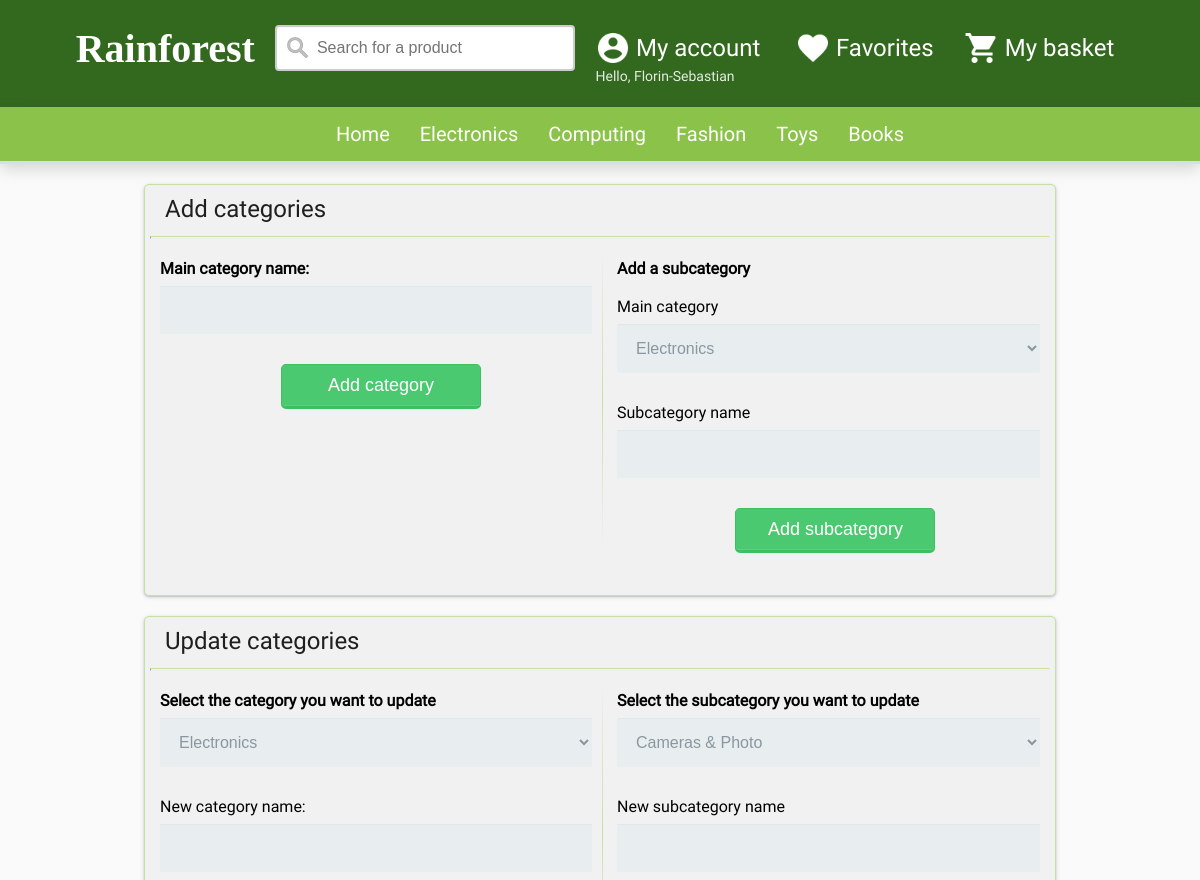
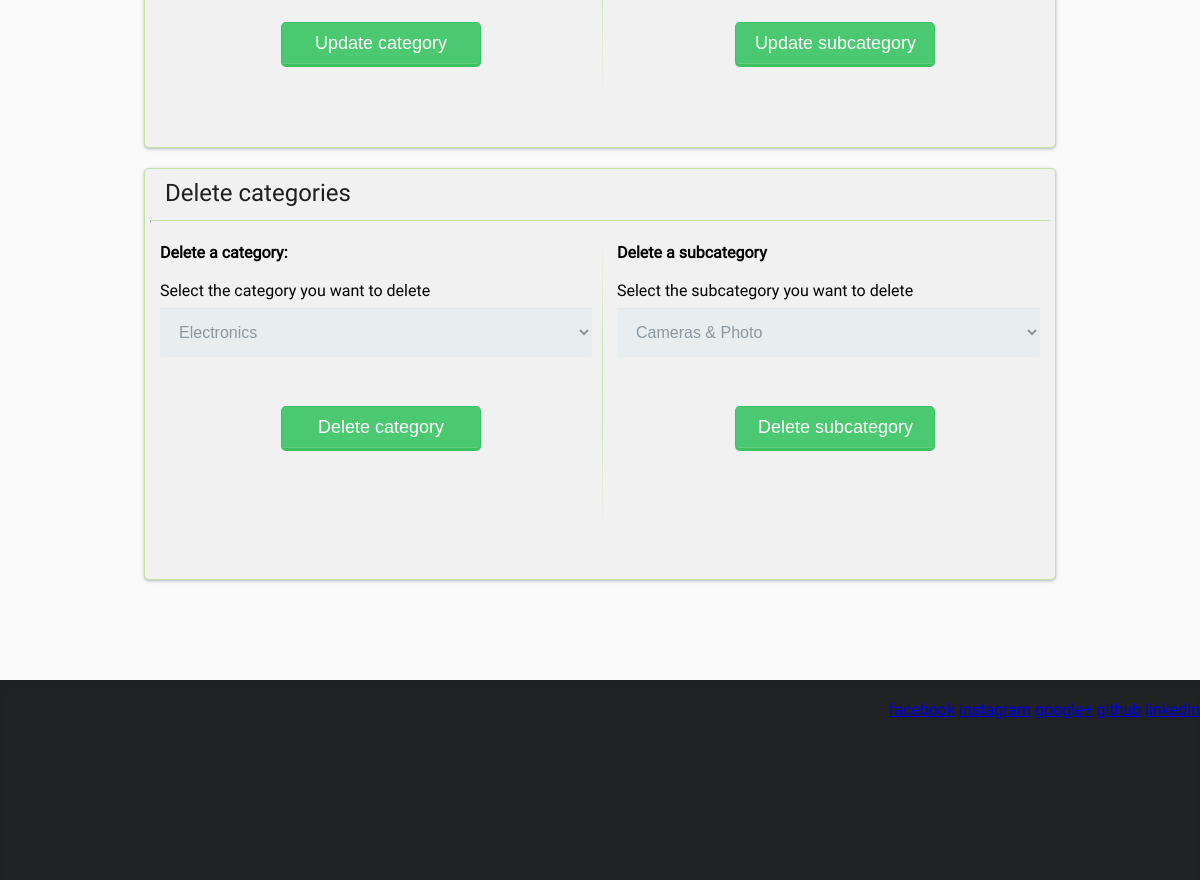
Page /administrator.php (signed in) on the committed database (2 pictures, top to bottom).
### tables this page shows
CREATE TABLE `user` (
  `firstname` varchar(50) NOT NULL,
  `lastname` varchar(50) NOT NULL,
  `email` varchar(100) NOT NULL,
  `dob` date DEFAULT NULL,
  `password` varchar(45) NOT NULL,
  `gender` char(1) DEFAULT NULL,
  `phone` varchar(14) DEFAULT NULL,
  PRIMARY KEY (`email`)
);

CREATE TABLE `categories` (
  `category_id` int(1) NOT NULL AUTO_INCREMENT,
  `category_name` varchar(45) NOT NULL,
  PRIMARY KEY (`category_id`)
);

### session.php (called while the page is built, shortened)
<?php
    require 'mysql.php';
    $stmt = $pdo->prepare('SELECT * FROM user WHERE email = :email');
    $criteria = [
      'email' => $_SESSION['login_user']
    ];
    $stmt -> execute($criteria);
    foreach ($stmt as $row) {
    $row['email'];
    $row['password'];
    }
    $hello = 'Hello, ';
    $user_firstname = $row['firstname'];
?>

### administrator.php (the view, shortened to what this page needs)
<?php
include('session.php');
require 'header.php';
 ?>
   <section class="mainAdmin">
     <div class="row">
       Add categories
     </div>
        <hr class="article">
        <div class="addCategory">
            <div class="leftArticle">
                <form action="administrator.php" method="post">
                <label for="category"><b>Main category name:</b></label>
                <input type="text" name="category" value="<?php if(isset($_POST['category'])) { echo $_POST['category']; } else{ "";} ?>">
                <button type="submit" class="categoryBtn">Add category</button>
              </form>
            </div>
            <div class="rightArticle">
              <b>Add a subcategory</b>
              <form action="administrator.php" method="post">
              <label for="mainCategory">Main category</label>
                <select name="mainCategory">
              <?php
                $stmtGetlastID = $pdo->prepare('SELECT * FROM categories');
                $stmtGetlastID->execute();
                while($getCategories = $stmtGetlastID->fetch()){
                  echo '<option value="' . $getCategories['category_id'] . '">' . $getCategories['category_name'] . '</option>';
                }
              ?>
              </select>
              <label for="subcategory">Subcategory name</label>
              <input type="text" name="subcategory" value="<?php if(isset($_POST['subcategory'])) { echo $_POST['subcategory']; } else{ "";} ?>">
              <button type="submit" class="categoryBtn">Add subcategory</button>
            </form>
          </div>
  </div>
   </section>
   <section class="mainAdmin">
     <div class="row">
       Update categories
     </div>
        <hr class="article">
        <div class="addCategory">
            <div class="leftArticle">
                <form action="administrator.php" method="post">
                  <label for="UPmainCategory"><b>Select the category you want to update</b></label>
                    <select name="UPmainCategory">
                  <?php
                    $stmtGetlastID->execute();
                    while($getCategories = $stmtGetlastID->fetch()){
                      echo '<option value="' . $getCategories['category_id'] . '">' . $getCategories['category_name'] . '</option>';
                    }
                  ?>
                  </select>
                  <label for="UPcategory">New category name:</label>
                  <input type="text" name="UPcategory" value="<?php if(isset($_POST['UPcategory'])) { echo $_POST['UPcategory']; } else{ "";} ?>">
                <button type="submit" class="categoryBtn">Update category</button>
              </form>
            </div>
            <div class="rightArticle">
              <form action="administrator.php" method="post">
                <label for="UPsubcategorySel"><b>Select the subcategory you want to update</b></label>
                  <select name="UPsubcategorySel">
                  <?php
                    $stmtGetSubcategory = $pdo->prepare('SELECT * FROM subcategories');
                    $stmtGetSubcategory->execute();
                    while($getSubcategories = $stmtGetSubcategory->fetch()){
                      echo '<option value="' . $getSubcategories['subcategory_id'] . '">' . $getSubcategories['subcategory_name'] . '</option>';
                    }
                  ?>
                </select>
              <label for="UPsubcategory">New subcategory name</label>
              <input type="text" name="UPsubcategory" value="<?php if(isset($_POST['UPsubcategory'])) { echo $_POST['UPsubcategory']; } else{ "";} ?>">
              <button type="submit" class="categoryBtn">Update subcategory</button>
            </form>
          </div>
  </div>
   </section>
   <section class="mainAdmin">
     <div class="row">
       Delete categories
     </div>
        <hr class="article">
        <div class="addCategory">
            <div class="leftArticle">
                <form action="administrator.php" method="post">
                  <b>Delete a category:</b>
                  <br/>
                  <br/>
                  <label for="DmainCategory">Select the category you want to delete</label>
                    <select name="DmainCategory" title="Deleting a category will delete all the subcategories too">
                  <?php
                    $stmtGetlastID->execute();
                    while($getCategories = $stmtGetlastID->fetch()){
                      echo '<option value="' . $getCategories['category_id'] . '">' . $getCategories['category_name'] . '</option>';
                    }
                  ?>
                  </select>
                <br/>
                <br/>
                <button type="submit" class="categoryBtn" name="delCat">Delete category</button>
              </form>
            </div>
            <div class="rightArticle">
              <b>Delete a subcategory</b>
              <form action="administrator.php" method="post">
              <label for="Dsubcategory">Select the subcategory you want to delete</label>
                <select name="Dsubcategory">
                <?php
                  $stmtGetSubcategory = $pdo->prepare('SELECT * FROM subcategories');
                  $stmtGetSubcategory->execute();
                  while($getSubcategories = $stmtGetSubcategory->fetch()){
                    echo '<option value="' . $getSubcategories['subcategory_id'] . '">' . $getSubcategories['subcategory_name'] . '</option>';
                  }
                ?>
              </select>
              <br/>
              <br/>
              <button type="submit" class="categoryBtn" name="delSubcat">Delete subcategory</button>
            </form>
          </div>
  </div>
   </section>
 <?php
require 'footer.php';
?>

### header.php (shortened to what this page needs)
<?php
if (isset($_SESSION['loggedin'])) {
   include('session.php');
 }
require 'mysql.php';
$stmtMenu = $pdo->prepare('SELECT * FROM categories');
$stmtMenu->execute();
 ?>
<!DOCTYPE HTML>
<head>
    <link rel="stylesheet" href="style.css"  />
</head>
<body>
    <header>
      <div class="centerHeader">
        <a href="index.php" class="top">
        <h1 class="title">Rainforest</h1>
        </a>
<form class="search">
  <input type="text" name="search" placeholder="Search for a product">
</form>
<div class="myaccount">
  <a href="signin.php" class="top" id="account">
  <img src="images/account.png" class="topIco" alt"Account icon" height="36px" width="36px">
  <p class='headerP'>My account</p>
</a>
</div>
    <p class="username"><?php echo $hello . $user_firstname; ?></p>
  <a href="#" class="top">
  <img src="images/favorite.png" class="topIco" alt"Favorite icon" height="36px" width="36px">
  <p class='headerP'>Favorites</p>
  </a>
  <a href="#" class="top">
  <img src="images/basket.png" class="topIco" alt"Basket icon" height="36px" width="36px">
  <p class='headerP'>My basket</p>
  </a>
</div>
<ul class="navigation">
  <li><a href="index.php">Home</a></li>
  <?php
  while($category = $stmtMenu->fetch()){
    echo '<li><a href="http://v.je/product.php?category=' . $category['category_id'] . '">' . $category['category_name'] . '</a>';
    echo '<ul>';
    echo '</ul></li>' ;
  }
  ?>
</ul>
    </header>

### footer.php
<footer>
    <div class="footer2">
        <a href="https://www.facebook.com/seby.sebastian3" target="_blank" class="icon icon-border facebook">facebook</a>
        <a href="https://www.instagram.com/ciobanu.sebastian/" target="_blank" class="icon icon-border instagram">instagram</a>
        <a href="https://plus.google.com/106890589580098242789/posts/p/pub" target="_blank" class="icon icon-border googleplus">google+</a>
        <a href="https://github.com/s3bastian43" target="_blank" class="icon icon-border github">github</a>
        <a href="https://uk.linkedin.com/in/florin-sebastian-ciobanu-10b349107" target="_blank" class="icon icon-border linkedin">linkedin</a>
    </div>
</footer>
</body>
</html>

### style.css (style rules this page uses)
body { background-color: #fafafa; background-repeat: no-repeat; background-size: cover; margin: 0; font-family: Roboto-regular, sans-serif; }
button { cursor: pointer; }
.title { font-size: 250%; color: #FFFFFF; float: left; font-family: Intro; margin: 0; padding-right: 20px; }
header { background-color: #33691E; }
.centerHeader { height: 72px; display: flex; justify-content: center; padding-top: 25px; padding-bottom: 10px; }
.search input[type=text] { width: 300px; box-sizing: border-box; border: 2px solid #ccc; border-radius: 4px; font-size: 16px; background-color: white; background-image: url('images/searchIco.png'); background-position: 10px 10px; background-repeat: no-repeat; padding: 12px 20px 12px 40px; float: left; }
.headerP { margin-right: 10px; color: #FFFFFF; float: left; margin-top: 9px; margin-left: 5px; font-size: 24px; }
.username { position: absolute; float: right; margin-top: 43px; margin-left: 130px; font-size: 14px; color: #FFFFFF; opacity: 0.87; }
.topIco { float: left; margin-left: 20px; margin-top: 5px; }
.myaccount a.top { width: 200px; height: 50px; float: left; }
.myaccount { z-index: 4; height: 60px; position: relative; }
input[type="text"], input[type="password"], input[type="date"], input[type="datetime"], input[type="email"], input[type="number"], input[type="search"], input[type="tel"], input[type="time"], input[type="url"], textarea, select { background: rgba(255, 255, 255, 0.1); border: none; font-size: 16px; height: auto; margin: 0; outline: 0; padding: 15px; width: 100%; background-color: #e8eeef; color: #8a97a0; box-shadow: 0 1px 0 rgba(0, 0, 0, 0.03) inset; margin-bottom: 30px; }
select { padding: 15px; height: auto; border-radius: 2px; }
button.categoryBtn { padding: 10px 10px; color: #FFF; background-color: #4bc970; font-size: 18px; text-align: center; border-radius: 5px; width: 200px; border: 1px solid #3ac162; border-width: 1px 1px 3px; box-shadow: 0 -1px 0 rgba(255, 255, 255, 0.1) inset; position: relative; left: 28%; margin-bottom: 20px; }
label { display: block; margin-bottom: 8px; }
.navigation { z-index: -1; font-size: 20px; background-color: #8BC34A; list-style: none; margin: 0; display: flex; justify-content: center; border-bottom: 3px solid #d2e0ed; -webkit-box-shadow: 0px 5px 15px 0px rgba(0, 0, 0, 0.15); -moz-box-shadow: 0px 5px 15px 0px rgba(0, 0, 0, 0.15); box-shadow: 0px 5px 15px 0px rgba(0, 0, 0, 0.15); margin-bottom: 20px; }
.navigation li { position: relative; z-index: 1; }
.navigation a { text-decoration: none; display: block; padding: 15px; color: white; }
footer { margin-top: 100px; background-color: #1f2123; height: 200px; box-shadow: inset 0 7px 9px -7px #1f2123; }
div.footer2 { float: right; margin-top: 20px; margin-bottom: 10px; }
section.mainAdmin { padding: 5px; background-color: #f1f1f1; width: 900px; height: 400px; right: 10px; left: 10px; bottom: 0; border-radius: 5px; box-shadow: 0 1px 2px 0 rgba(0, 0, 0, 0.16), 0 1px 5px 0 rgba(0, 0, 0, 0.12); margin: 20px auto; border: 1px solid #C5E1A5; }
div.row { font-size: 24px; padding: 5px; margin-left: 10px; opacity: 0.87; }
hr.article { height: 1px; border-top: 1px solid #C5E1A5; border-bottom: 1 solid #C5E1A5; }
.addCategory { margin-top: 10px; display: flex; flex-flow: row wrap; justify-content: space-between; }
.addCategory .leftArticle { padding: 10px; width: 48%; height: 280px; border-width: 0 1px 0 0; border-style: solid; border-image: linear-gradient(to bottom, rgba(0, 0, 0, 0), #C5E1A5, rgba(0, 0, 0, 0)) 1 100%; }
.addCategory .rightArticle { padding: 10px; width: 47%; }

### rows in the picture
user: firstname "Florin-Sebastian"
categories: category_name "Electronics"
categories: category_name "Computing"
categories: category_name "Fashion"
categories: category_name "Toys"
categories: category_name "Books"

### other values in the picture
$hello "Hello,"
form field mainCategory "Electronics"
form field UPmainCategory "Electronics"
form field UPsubcategorySel "Cameras & Photo"
form field DmainCategory "Electronics"
form field Dsubcategory "Cameras & Photo"
